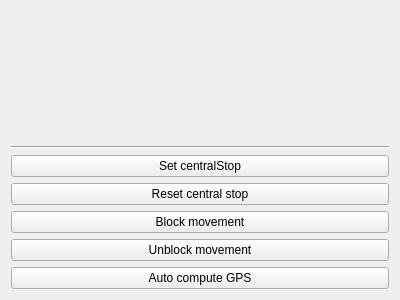
<?xml version="1.0" encoding="UTF-8"?>
<ui version="4.0">
 <class>MrvkDriver</class>
 <widget class="QWidget" name="MrvkDriver">
  <property name="geometry">
   <rect>
    <x>0</x>
    <y>0</y>
    <width>400</width>
    <height>300</height>
   </rect>
  </property>
  <property name="windowTitle">
   <string>Form</string>
  </property>
  <layout class="QVBoxLayout" name="verticalLayout_2">
   <item>
    <layout class="QHBoxLayout" name="horizontalLayout">
     <item>
      <widget class="mrvk_gui::MainBoardStatus" name="mainBoardStatus" native="true"/>
     </item>
    </layout>
   </item>
   <item>
    <widget class="Line" name="line">
     <property name="orientation">
      <enum>Qt::Horizontal</enum>
     </property>
    </widget>
   </item>
   <item>
    <widget class="QPushButton" name="setCentralStopButton">
     <property name="text">
      <string>Set centralStop</string>
     </property>
    </widget>
   </item>
   <item>
    <widget class="QPushButton" name="resetCentralStopButton">
     <property name="text">
      <string>Reset central stop</string>
     </property>
    </widget>
   </item>
   <item>
    <widget class="QPushButton" name="blockMovementButton">
     <property name="text">
      <string>Block movement</string>
     </property>
    </widget>
   </item>
   <item>
    <widget class="QPushButton" name="unblockMovementButton">
     <property name="text">
      <string>Unblock movement</string>
     </property>
    </widget>
   </item>
   <item>
    <widget class="QPushButton" name="autoComputeGPSButton">
     <property name="text">
      <string>Auto compute GPS</string>
     </property>
    </widget>
   </item>
  </layout>
 </widget>
 <customwidgets>
  <customwidget>
   <class>mrvk_gui::MainBoardStatus</class>
   <extends>QWidget</extends>
   <header location="global">Widgets/MrvkDriver/MainBoardStatus.h</header>
   <container>1</container>
  </customwidget>
 </customwidgets>
 <resources/>
 <connections/>
</ui>
